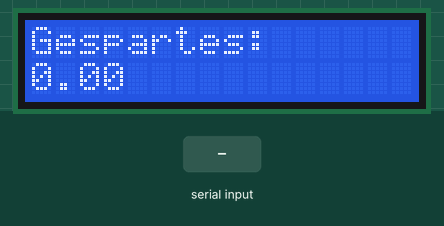
A sketch run on a simulated Arduino Uno, built with avr-gcc and run on an emulated ATmega328P. On the bench: 16×2 character LCD. Inputs (shaded band) come from the test bench.

Above: at 1.2 s.
1.3 s: "90,45\n" received over Serial
At 2.0 s:
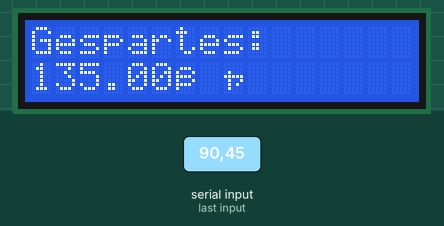
2.8 s: "30,150\n" received over Serial
At 3.2 s:
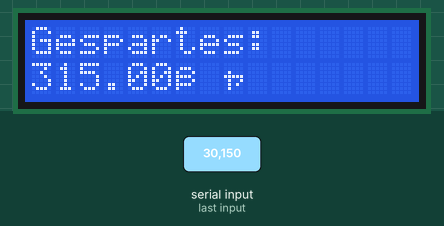
Timing chart, 0 to 5.8 s (numbered marks = the images above; inputs shaded):
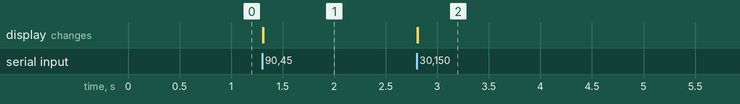

The sketch:

Sparschwein_Master.ino
```cpp
#include <LiquidCrystal.h>
#define reset 1

float money = 0.00;  // Menge an gespeichertem Geld

LiquidCrystal lcd(12, 11, 10, 5, 4, 3, 2);  // LCD an den genannten Pins

void setup() {
  Serial.begin(9600); // Serielle Schnittstelle für Kommunikation
  pinMode(reset, INPUT);
  lcd.begin(16, 2);  // Initialisierung des LCD's
  lcd.noBlink(); // Blinken ausstellen
  lcd.home();  // Cursor auf erste Position
  lcd.print("Gespartes:");
  lcd.setCursor(0, 1);
  lcd.print(money, 2);
}

void loop() {
  if (Serial.available()) { // Prüfen ob Daten empfangen wurden
    money += Serial.parseFloat(); // Gesendetes Geld dazuaddieren

    lcd.setCursor(0, 1);
    lcd.print("                "); // Nur eine Zeile leeren
    lcd.setCursor(0, 1);
    lcd.print(money, 2);
    lcd.print("€");
  } if (digitalRead(reset)) {
    money = 0; // Geld zurücksetzen

    lcd.setCursor(0, 1);
    lcd.print("                "); // Zeile leeren
    lcd.setCursor(0, 1);
    lcd.print(money, 2); // 0€ reinschreiben
    lcd.print("€");
  }
}
```

Measured:
- after the input at 1.3 s, the display: first changes at once (image 1 shows a later state)
- after the input at 2.8 s, the display: first changes at once (image 2 shows a later state)
